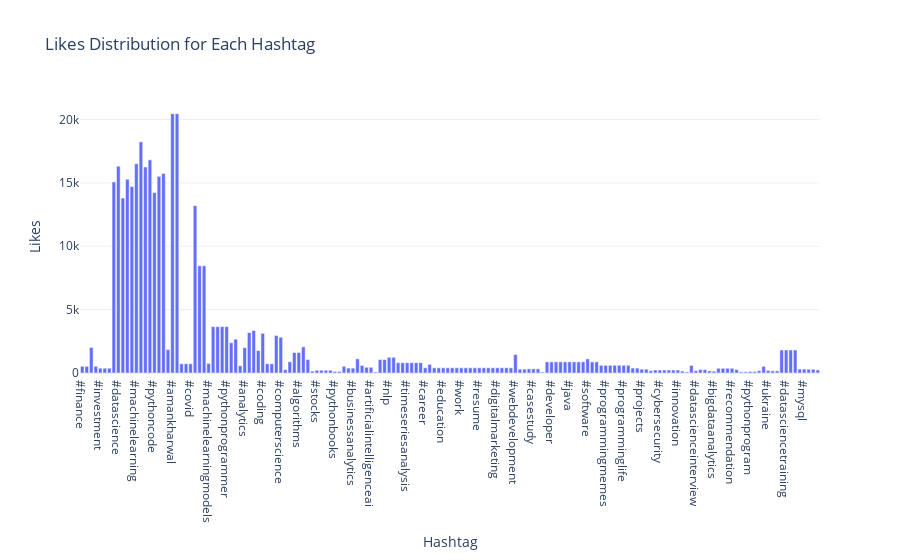

The notebook cell saved with this chart:
### Code cell
# Create a dictionary to store the likes and impressions for each hashtag
hashtag_likes = {}
hashtag_impressions = {}

# Iterate through each row in the dataset
for index, row in data.iterrows():
    hashtags = str(row['Hashtags']).split()
    for hashtag in hashtags:
        hashtag = hashtag.strip()
        if hashtag not in hashtag_likes:
            hashtag_likes[hashtag] = 0
            hashtag_impressions[hashtag] = 0
        hashtag_likes[hashtag] += row['Likes']
        hashtag_impressions[hashtag] += row['Impressions']

# Create a DataFrame for likes distribution
likes_distribution = pd.DataFrame(list(hashtag_likes.items()), columns=['Hashtag', 'Likes'])

# Create a DataFrame for impressions distribution
impressions_distribution = pd.DataFrame(list(hashtag_impressions.items()), columns=['Hashtag', 'Impressions'])

fig_likes = px.bar(likes_distribution, x='Hashtag', y='Likes', 
                   title='Likes Distribution for Each Hashtag')

fig_impressions = px.bar(impressions_distribution, x='Hashtag', 
                         y='Impressions', 
                         title='Impressions Distribution for Each Hashtag')

fig_likes.show()
fig_impressions.show()

### Figure 1 — Plotly figure (JSON) as saved in the notebook; plotly's stock layout.template omitted (floating-point values rounded to 4 significant figures; data arrays with more than 128 entries replaced by an {"elided": "..."} marker saying what was removed)
{"data": [{"alignmentgroup": "True", "hovertemplate": "Hashtag=%{x}<br>Likes=%{y}<extra></extra>", "legendgroup": "", "marker": {"color": "#636efa", "pattern": {"shape": ""}}, "name": "", "offsetgroup": "", "orientation": "v", "showlegend": false, "textposition": "auto", "type": "bar", "x": {"elided": "164 str values"}, "xaxis": "x", "y": {"elided": "164 int values"}, "yaxis": "y"}], "layout": {"barmode": "relative", "legend": {"tracegroupgap": 0}, "title": {"text": "Likes Distribution for Each Hashtag"}, "xaxis": {"anchor": "y", "domain": [0, 1], "title": {"text": "Hashtag"}}, "yaxis": {"anchor": "x", "domain": [0, 1], "title": {"text": "Likes"}}}}
